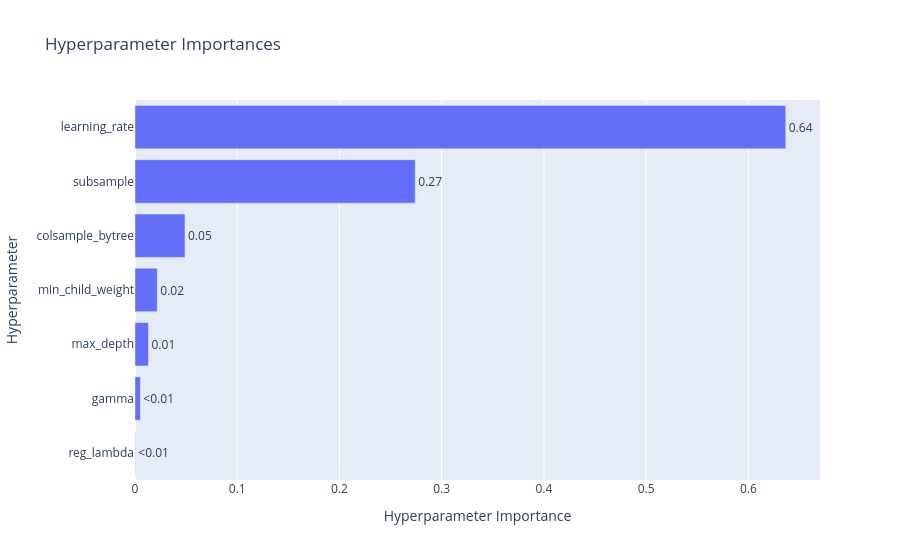

Notebook source saved alongside this figure:
### Code cell
if __name__ == "__main__":
    start_time = datetime.now()
    
    # set data
    model_id = "model_1a"
    model_category = "xgboost"
    
    # load data
    X_data = pd.read_csv(f"data/X_train_{model_id}.csv", keep_default_na=False)
    y_data = pd.read_csv(f"data/y_train_{model_id}.csv", keep_default_na=False).values.ravel()

    # run 100 trails
    study = optuna.create_study(direction="maximize", study_name=f"{model_id}_tuning", sampler=optuna.samplers.TPESampler(seed=2020))
    study.optimize(lambda trial: objective_a(trial, X_data, y_data), n_trials=100, n_jobs=-1)
    # save as fig
    fig = optuna.visualization.plot_param_importances(study)
    fig.show()
    save_path = f"figures/{model_id}_{model_category}_param_importance.png"
    fig.write_image(save_path)
    print(f"Time: {datetime.now() - start_time}")

### Figure 1 — Plotly figure (JSON) as saved in the notebook; plotly's stock layout.template omitted (floating-point values rounded to 4 significant figures)
{"data": [{"cliponaxis": false, "hovertemplate": ["reg_lambda (FloatDistribution): 0.0002638638635656778<extra></extra>", "gamma (FloatDistribution): 0.005234600636340529<extra></extra>", "max_depth (IntDistribution): 0.01316724072764663<extra></extra>", "min_child_weight (IntDistribution): 0.021778510925766253<extra></extra>", "colsample_bytree (FloatDistribution): 0.04892073094243525<extra></extra>", "subsample (FloatDistribution): 0.2741069080737226<extra></extra>", "learning_rate (FloatDistribution): 0.636528144830523<extra></extra>"], "name": "Objective Value", "orientation": "h", "text": ["<0.01", "<0.01", "0.01", "0.02", "0.05", "0.27", "0.64"], "textposition": "outside", "type": "bar", "x": [0.0002639, 0.005235, 0.01317, 0.02178, 0.04892, 0.2741, 0.6365], "y": ["reg_lambda", "gamma", "max_depth", "min_child_weight", "colsample_bytree", "subsample", "learning_rate"]}], "layout": {"title": {"text": "Hyperparameter Importances"}, "xaxis": {"title": {"text": "Hyperparameter Importance"}}, "yaxis": {"title": {"text": "Hyperparameter"}}}}
